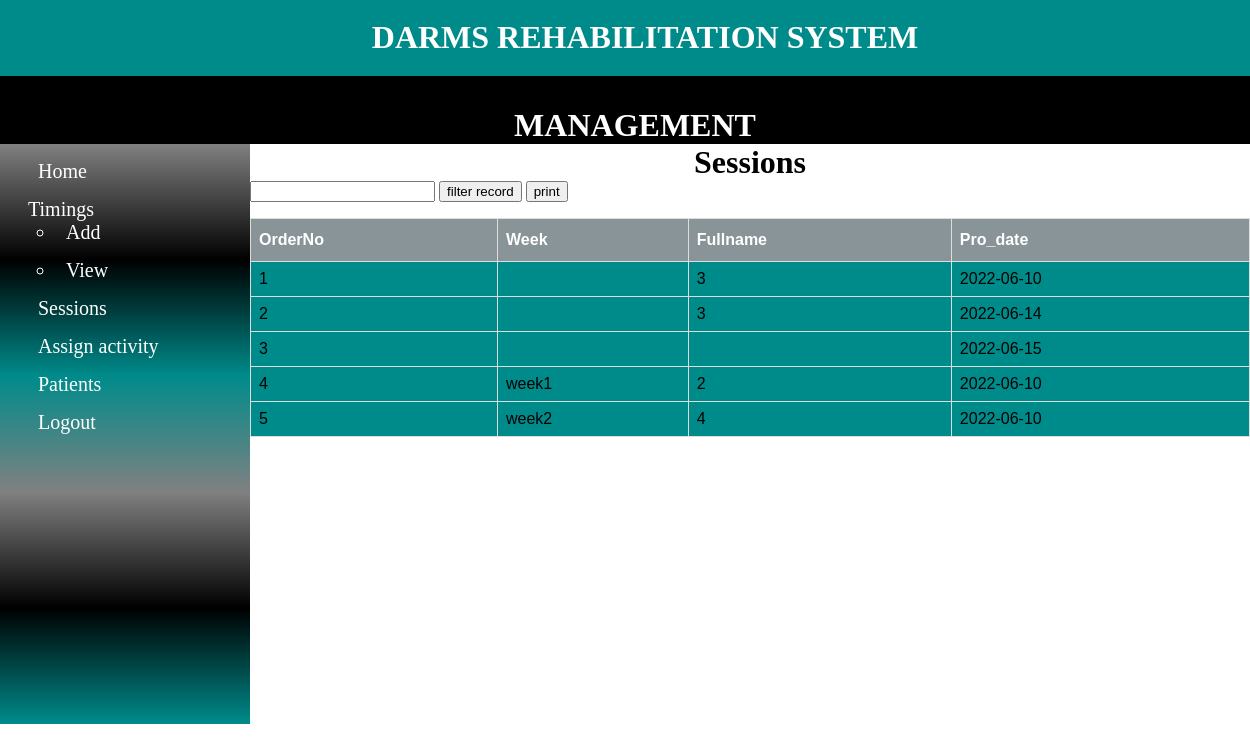
Page /therapist/sess.php on the committed database.
### tables this page shows
CREATE TABLE `progress` (
  `pro_id` int(10) NOT NULL,
  `week` varchar(10) DEFAULT NULL,
  `fullname` varchar(50) DEFAULT NULL,
  `pro_date` date DEFAULT NULL,
  `remaarks` varchar(255) DEFAULT NULL,
  `comments` varchar(255) DEFAULT NULL
);

### therapist/sess.php (the view, shortened to what this page needs)
<?php include "includes/header.php"; ?>
<?php include "includes/navigation.php"; ?>
<?php include "includes/sidebar.php"; ?>
<div class="article">
    <h1 id="titleoftable">Sessions</h1>
    <form method="post">
        <input type="text" name="search_data" />
        <input type="submit" name="search_detail" value="filter record" />
        <input type="button" onclick="windows.print()" value="print" />
    </form>
    <table id="patients">
        <thead>
            <th>OrderNo</th>
            <th>Week</th>
            <th>Fullname</th>
            <th>Pro_date</th>
        </thead>
        <tbody>
            <?php
            $db = mysqli_connect('localhost', 'Valerian', '#Valeriephyl254', 'darms');
            $query = "SELECT * FROM progress";
            $select_all_progress = mysqli_query($db, $query);
            $i = 0;
            while ($row = mysqli_fetch_assoc($select_all_progress)) {
                $week = $row['week'];
                $name = $row['fullname'];
                $date = $row['pro_date'];
                $i++;
                echo "<tr>";
                echo "<td>{$i}</td>";
                echo "<td>{$week}</td>";
                echo "<td>{$name}</td>";
                echo "<td>{$date}</td>";
                echo "</tr>";
            }
            ?>
        </tbody>
    </table>
</div>

### therapist/includes/header.php (style rules this page uses)
body { border: 0; margin: 0; overflow-x: hidden; }
h1 { text-align: center; }
.article { width: 80%; float: left; height:580px; }

### therapist/sess.php (style rules this page uses)
#titleoftable { text-align: center; margin: auto; }
#patients { font-family: Arial, Helvetica, sans-serif; border-collapse: collapse; width: 100%; background-color: darkcyan; }
#patients td, #patients th { border: 1px solid #ddd; padding: 8px; }
#patients th { padding-top: 12px; padding-bottom: 12px; text-align: left; background-color: #899499; color: white; }

### rows in the picture
progress: fullname "3", pro_date "2022-06-10"
progress: fullname "3", pro_date "2022-06-14"
progress: pro_date "2022-06-15"
progress: week "week1", fullname "2", pro_date "2022-06-10"
progress: week "week2", fullname "4", pro_date "2022-06-10"
